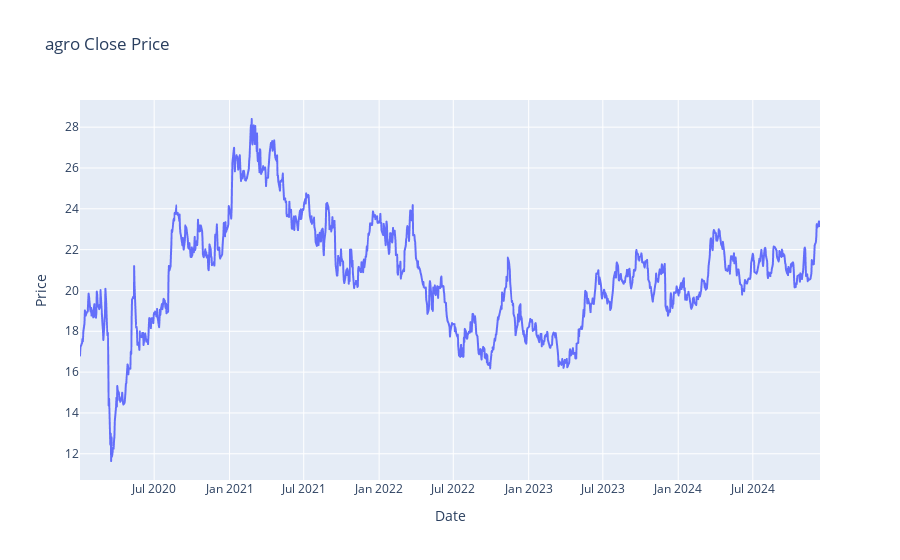

This figure's notebook cell:
### Code cell
import plotly.express as px

fig = px.line(df_teste, x='Date', y='Close', title='agro Close Price')  # Use 'index' if Date is the index
fig.update_layout(xaxis_title='Date', yaxis_title='Price')  # Update layout

### Figure 1 — Plotly figure (JSON) as saved in the notebook; plotly's stock layout.template omitted (floating-point values rounded to 4 significant figures; data arrays with more than 128 entries replaced by an {"elided": "..."} marker saying what was removed)
{"data": [{"hovertemplate": "Date=%{x}<br>Close=%{y}<extra></extra>", "legendgroup": "", "line": {"color": "#636efa", "dash": "solid"}, "marker": {"symbol": "circle"}, "mode": "lines", "name": "", "showlegend": false, "type": "scattergl", "x": {"elided": "1234 str values"}, "xaxis": "x", "y": {"elided": "1234 float values"}, "yaxis": "y"}], "layout": {"legend": {"tracegroupgap": 0}, "title": {"text": "agro Close Price"}, "xaxis": {"anchor": "y", "domain": [0, 1], "title": {"text": "Date"}}, "yaxis": {"anchor": "x", "domain": [0, 1], "title": {"text": "Price"}}}}
